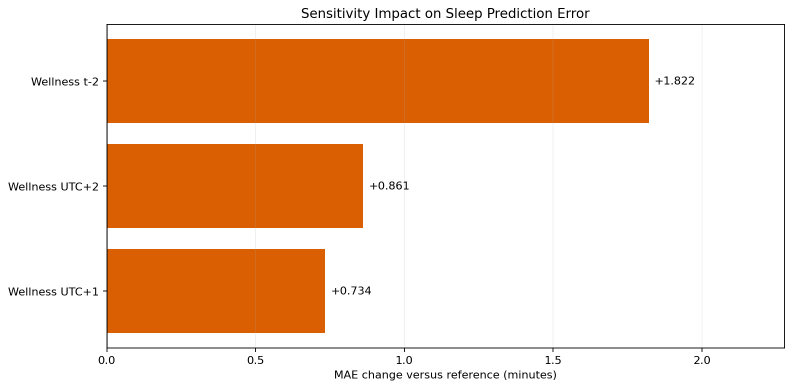
#> input picture reports/sleep/05_sensitivity/figures/sensitivity_mae_change.png, 1584 x 776 px (shown at 1/2 size)
$ python -i audit_pmdata.py   (imports and definitions only)
#> lines starting #> are read from the running program, lines starting #| are printed output that depends on the picture
"""Read-only PMData audit. No model fitting or target imputation.

python scripts/audit_pmdata.py --input C:/path/pmdata.zip
Also accepts an extracted directory. All participant outputs stay local.
"""
from __future__ import annotations
import argparse
import collections
import csv
import datetime as dt
import hashlib
import io
import json
import math
import platform
import pickle
import os
from pathlib import Path
import sys
import time
import zipfile

import ijson
import numpy as np
import pandas as pd
# [1 line not run here, left out]
import matplotlib
# [1 line not run here, left out]
import matplotlib.pyplot as plt
import seaborn as sns

ROOT = Path(__file__).resolve().parents[1]
DOC = 'https://datasets.simula.no/pmdata/'
FITBIT = 'https://dev.fitbit.com/build/reference/web-api/sleep/get-sleep-log-by-date/'
START, END = dt.date(2019, 11, 1), dt.date(2020, 3, 31)
DAYS = [START + dt.timedelta(days=i) for i in range((END-START).days+1)]
REQUIRED = ['pmsys/wellness.csv', 'pmsys/srpe.csv', 'pmsys/injury.csv',
            'googledocs/reporting.csv', 'fitbit/sleep.json', 'fitbit/sleep_score.csv',
            'fitbit/heart_rate.json', 'fitbit/resting_heart_rate.json', 'fitbit/steps.json',
            'fitbit/exercise.json', 'fitbit/calories.json', 'fitbit/distance.json',
            'fitbit/lightly_active_minutes.json', 'fitbit/moderately_active_minutes.json',
            'fitbit/very_active_minutes.json', 'fitbit/sedentary_minutes.json',
            'fitbit/time_in_heart_rate_zones.json']


class Source:
    # [5 lines left out: function __init__, not called in this run]
    def open(self, n):
        return self.z.open(n) if self.z else (self.path/n).open('rb')
    def size(self, n):
        return self.z.getinfo(n).file_size if self.z else (self.path/n).stat().st_size


# [25 lines left out: functions parse_time, flat, not called in this run]


def missing(v):
    return v is None or (isinstance(v, str) and not v.strip())


# [16 lines left out: functions numeric, table, not called in this run]


def write_csv(rows, path):
    pd.DataFrame(rows).to_csv(path, index=False)


# Description, unit, expected range, role, interpretation. Undocumented fields remain explicit.
DEFS = {
    'fatigue': ('Subjective freshness/fatigue; lower scores indicate worse condition', 'ordered score', '1..5', 'target; historical feature', '1 very tired; 2 more tired than normal; 3 normal; 4 fresh; 5 very fresh'),
    'readiness': ('Readiness to exercise, not objective cognition', 'ordered score', '0..10', 'historical feature', '0 not ready; 10 fully ready'),
    'mood': ('Subjective mood', 'ordered score', '1..5', 'historical feature', 'higher is better mood'),
    'stress': ('Subjective stress condition', 'ordered score', '1..5', 'historical feature', 'higher is more favorable / less stressed, not greater stress'),
    'soreness': ('Subjective muscle condition', 'ordered score', '1..5', 'historical feature', 'higher is more favorable / less sore'),
    'sleep_quality': ('Self-rated sleep quality', 'ordered score', '1..5', 'historical feature', 'higher is better'),
    'sleep_duration_h': ('Self-reported previous sleep duration', 'hours', '0..24 plausibility screen', 'historical feature', 'not Fitbit total sleep time'),
    'effective_time_frame': ('PMSys effective event datetime, not a verified upload time', 'ISO datetime', 'valid timestamp', 'alignment metadata', 'Z denotes UTC; retrospective entry latency unknown'),
    'minutesAsleep': ('Fitbit estimated total sleep time', 'minutes', '0..1440 screen', 'sleep target; historical feature', 'sum of estimated asleep minutes; not time in bed'),
    'timeInBed': ('Episode time in bed', 'minutes', '0..1440 screen', 'historical feature', 'includes awake time'),
    'minutesAwake': ('Awake time during sleep episode', 'minutes', '0..1440 screen', 'historical feature', 'not total sleep time'),
    'minutesToFallAsleep': ('Device-reported sleep latency', 'minutes', '0..1440 screen', 'optional historical feature', 'zeros may be device convention'),
    'minutesAfterWakeup': ('Time in bed after waking', 'minutes', '0..1440 screen', 'optional historical feature', 'device estimate'),
    'efficiency': ('Fitbit sleep efficiency; unsupported for staged logs', 'percent', '0..100', 'exclude staged; optional classic only', 'official Fitbit docs say ignore for stages; optional derived asleep/bed fraction must have a new name'),
    'dateOfSleep': ('Device sleep date', 'date', 'calendar date', 'alignment metadata', 'test against start/end; use actual datetimes'),
    'startTime': ('Episode or exercise start datetime', 'datetime', 'valid timestamp', 'target timing / historical feature', 'timezone-naive in this export'),
    'endTime': ('Episode end datetime', 'datetime', 'end >= start', 'alignment metadata', 'sleep start/end midpoint is interval midpoint, not sleep-stage weighted midpoint'),
    'mainSleep': ('Device main sleep flag', 'boolean', 'true/false', 'target selection', 'do not merge naps into main sleep'),
    'duration': ('Elapsed duration; source-specific units', 'milliseconds for Fitbit; minutes for PMSys', 'nonnegative', 'historical feature', 'not sleep TST; inspect source before conversion'),
    'activeDuration': ('Exercise active duration', 'milliseconds', 'nonnegative', 'historical feature', 'exclude future exercise'),
    'overall_score': ('Fitbit sleep score', 'score', '0..100', 'historical feature', 'not a cognition label'),
    'composition_score': ('Proprietary sleep composition score', 'score', 'component range not verified', 'optional historical feature', 'device algorithm'),
    'revitalization_score': ('Proprietary revitalization score', 'score', 'component range not verified', 'optional historical feature', 'device algorithm'),
    'duration_score': ('Proprietary sleep duration score', 'score', 'component range not verified', 'optional historical feature', 'device algorithm'),
    'deep_sleep_in_minutes': ('Estimated deep sleep', 'minutes', 'nonnegative', 'optional historical feature', 'consumer estimate'),
    'resting_heart_rate': ('Sleep-score-associated resting heart rate', 'bpm', '25..220 broad screen', 'optional historical feature', 'different source from daily resting heart rate'),
    'restlessness': ('Device restlessness fraction', 'fraction', '0..1 screen', 'optional historical feature', 'proprietary'),
    'value.bpm': ('Optical wearable heart rate', 'bpm', '25..220 broad screen', 'historical feature', 'not beat-to-beat intervals'),
    'value.confidence': ('Fitbit heart-rate confidence', 'ordinal device code', '0..3 observed convention', 'quality metadata', 'confidence mapping not validated'),
    'rpe': ('Rating of perceived exertion', 'score', '0..10 conventional; verify observed', 'historical feature', 'sRPE load = RPE times minutes'),
    'perceived_exertion': ('Rating of perceived exertion', 'score', '0..10 conventional', 'historical feature', 'sRPE load = RPE times minutes'),
    'duration_min': ('Reported training session duration', 'minutes', 'nonnegative', 'historical feature', 'multiply by perceived_exertion for session load'),
    'end_date_time': ('Reported session end datetime', 'ISO datetime', 'valid timestamp', 'alignment metadata', 'Z UTC; does not establish actual upload time'),
    'weight': ('Reported weight', 'kg', '30..300 broad screen', 'excluded MVP feature', 'self-report and late reporting'),
    'glasses_of_fluid': ('Reported fluid intake', 'glass count', 'nonnegative', 'excluded MVP feature', 'glass size unspecified'),
    'alcohol_consumed': ('Reported alcohol consumption', 'category', 'see observed values', 'excluded MVP feature', 'amount unknown'),
    'date': ('Date the Google report concerns', 'date', 'DD/MM/YYYY', 'alignment metadata', 'not submission time'),
    'timestamp': ('Google submission time or Fitbit sleep score timestamp', 'datetime', 'source-specific format', 'alignment metadata', 'sleep score Z conflicts with naive Fitbit times; join by log ID'),
    'sleep_log_entry_id': ('Sleep log identifier', 'identifier', 'unique per episode expected', 'metadata', 'join to sleep.logId'),
    'logId': ('Device episode identifier', 'identifier', 'unique expected', 'metadata', 'exclude as predictive variable'),
    'soreness_area': ('Body area codes', 'code list', 'not decoded', 'excluded', 'codebook absent'),
}


# [18 lines left out: function variable_info, not called in this run]


class Audit:
    def __init__(self, source):
        self.src = source
        self.inv, self.fields, self.errors = [], {}, []
        self.daily = collections.defaultdict(dict)
        self.small = collections.defaultdict(list)
        self.sleeps, self.wellness, self.scores = [], [], []
        self.issues = collections.Counter()
        self.daily_sensor = []
        self.participants = sorted({n.split('/')[0] for n in source.names if n.split('/')[0].startswith('p') and n.split('/')[0][1:].isdigit()})

    # [810 lines left out: functions record_fields, scan, scan_file, scan_hr, dictionary, build_analysis and 5 more, not called in this run]


# [1 line not run here, left out]

>>> import cv2
>>> picture = cv2.imread('../../reports/sleep/05_sensitivity/figures/sensitivity_mae_change.png', cv2.IMREAD_GRAYSCALE)
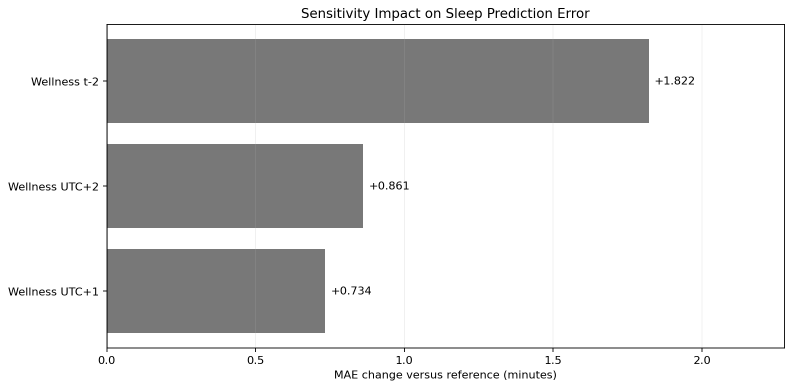
#> picture: shape (776, 1584) (shown at 1/2 size); min 0, max 255, mean 214.2
#> (the run stopped early here; a loop or call above may not have finished)

$ run again, on reports/sleep/06_shap/shap_global_importance.png
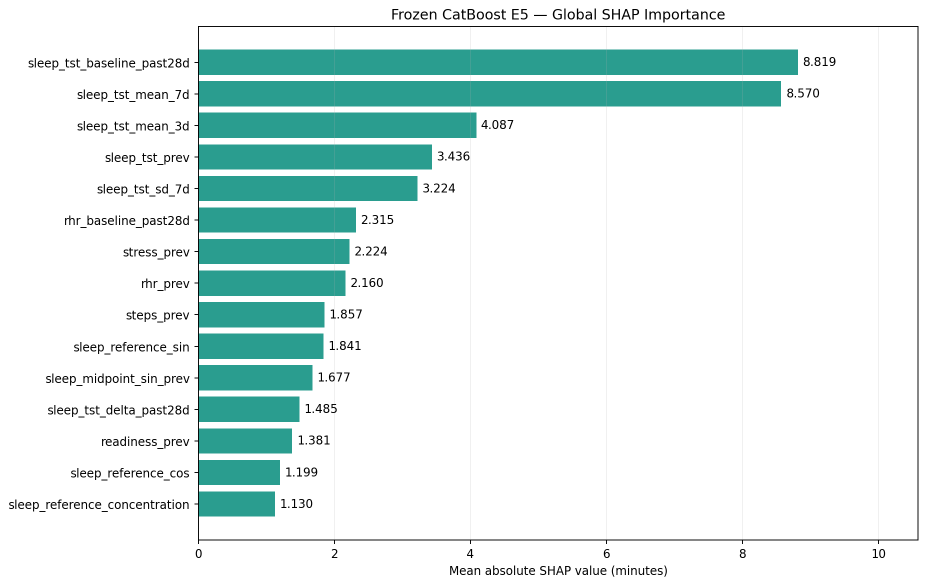
#> input picture reports/sleep/06_shap/shap_global_importance.png, 1853 x 1171 px (shown at 1/2 size)
#> `picture = cv2.imread('../../reports/sleep/05_sensitivity/figures/sensi..`:
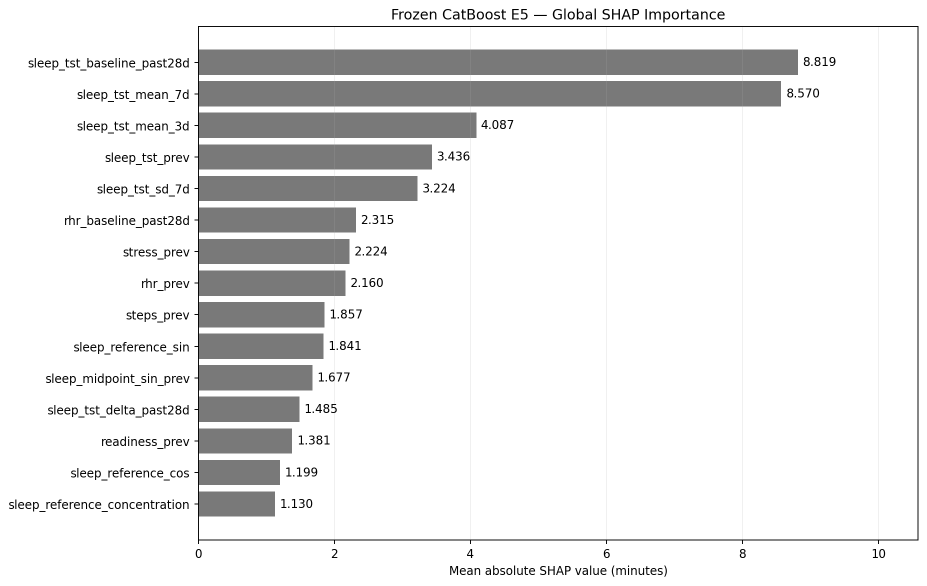
#> picture: shape (1171, 1853) (shown at 1/2 size); min 0, max 255, mean 231.2

$ run again, on reports/sleep/06_shap/shap_group_importance.png
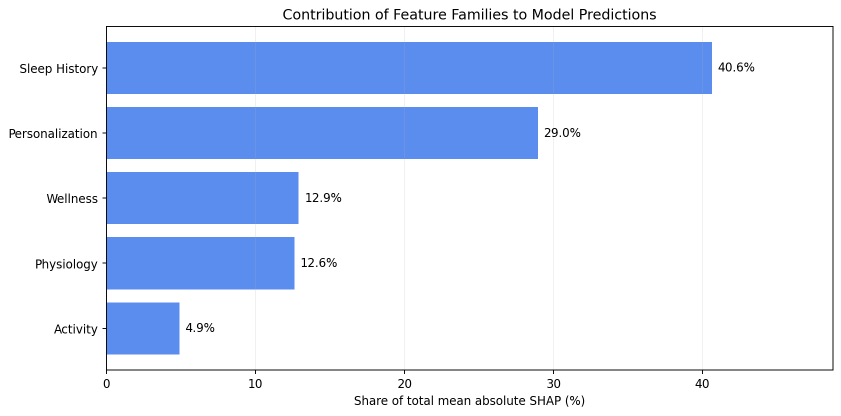
#> input picture reports/sleep/06_shap/shap_group_importance.png, 1682 x 831 px (shown at 1/2 size)
#> `picture = cv2.imread('../../reports/sleep/05_sensitivity/figures/sensi..`:
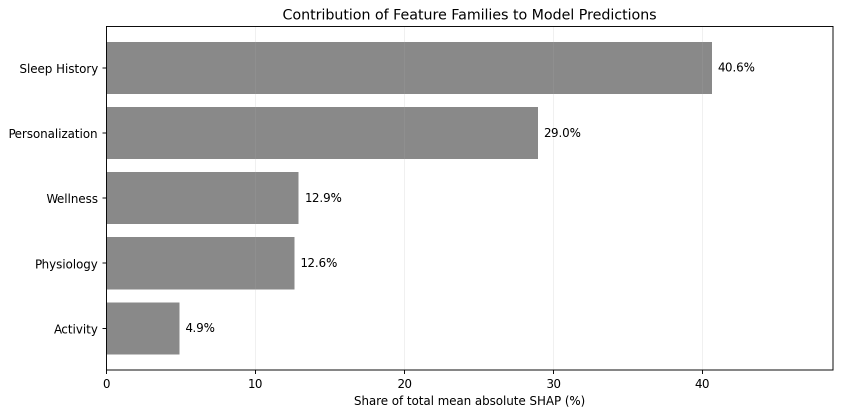
#> picture: shape (831, 1682) (shown at 1/2 size); min 0, max 255, mean 225

$ run again, on reports/sleep/07_research_archive/advanced_tuning/advanced_leaderboard.png
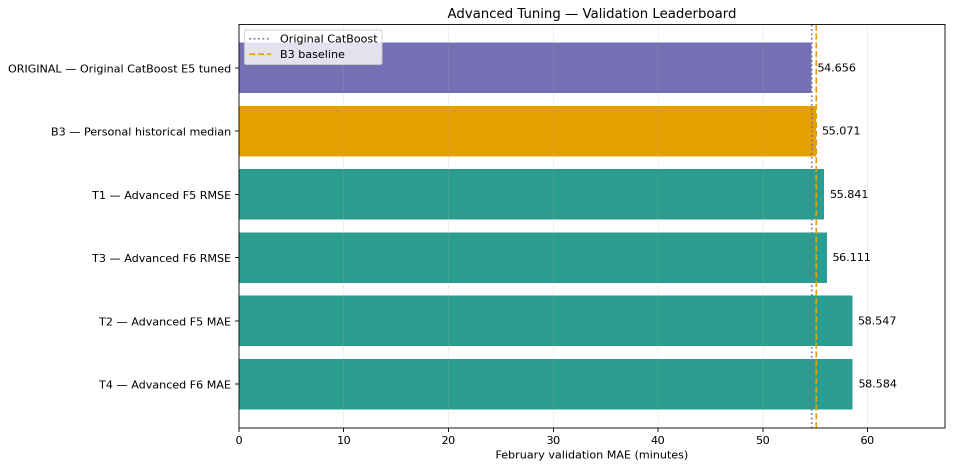
#> input picture reports/sleep/07_research_archive/advanced_tuning/advanced_leaderboard.png, 1905 x 936 px (shown at 1/2 size)
#> `picture = cv2.imread('../../reports/sleep/05_sensitivity/figures/sensi..`:
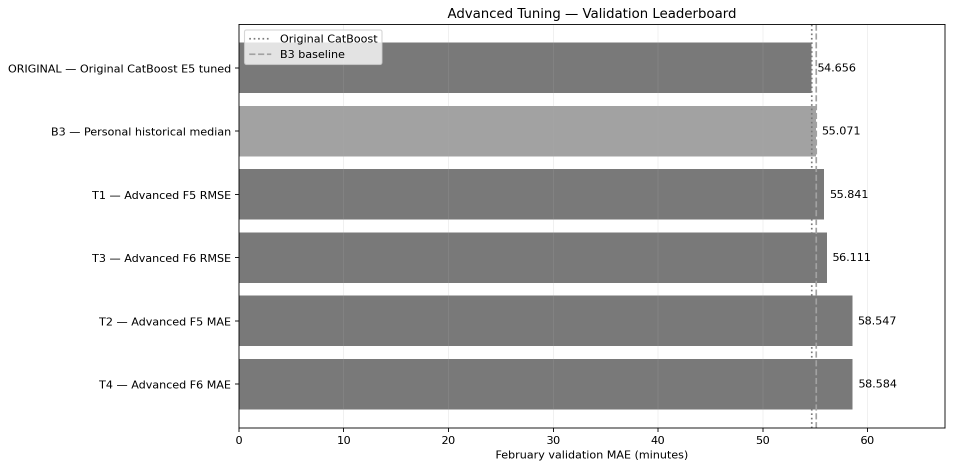
#> picture: shape (936, 1905) (shown at 1/2 size); min 0, max 255, mean 200.9
